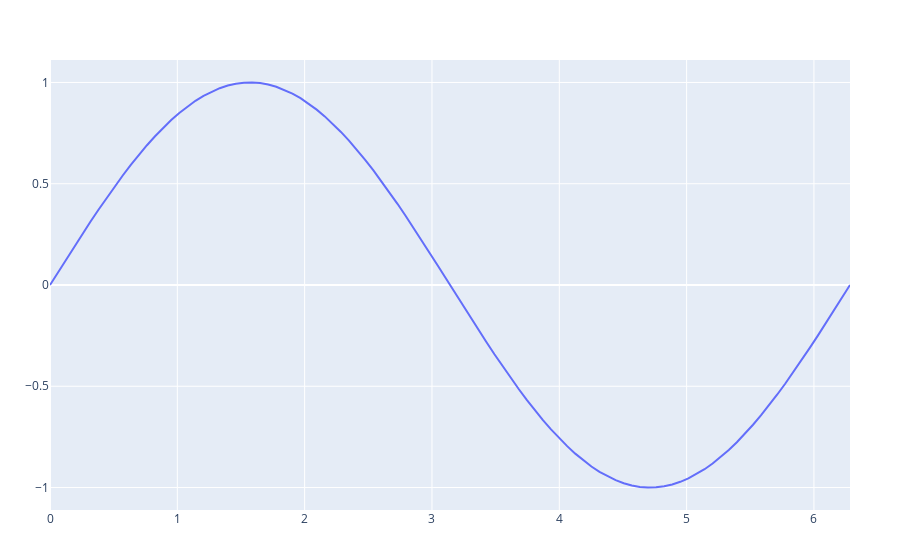

The notebook cell this image was saved under:
### Code cell
PlotlyJS.plot(PlotlyJS.scatter(x=x, y=y, mode="lines"))
